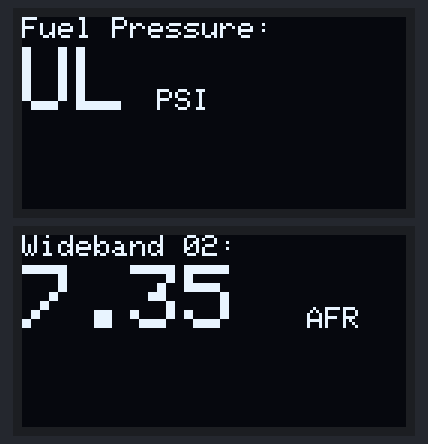
Recording of a sketch running on a simulated Arduino Uno, built with avr-gcc and run on an emulated ATmega328P. Parts: 2 × 128×64 one-colour display.

Above: at 0.2 s.
At 2.5 s:
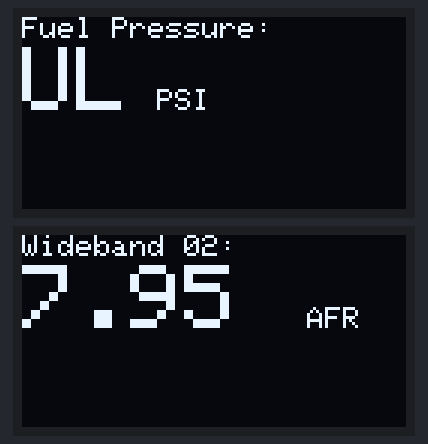
At 4.9 s:
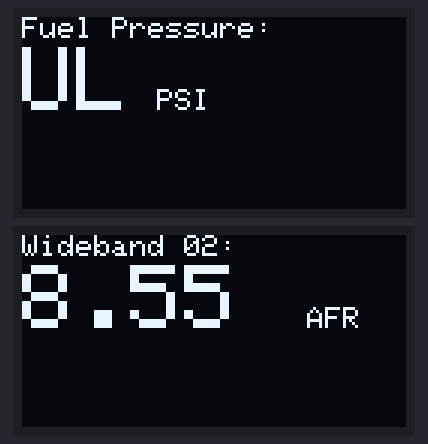
At 12.7 s:
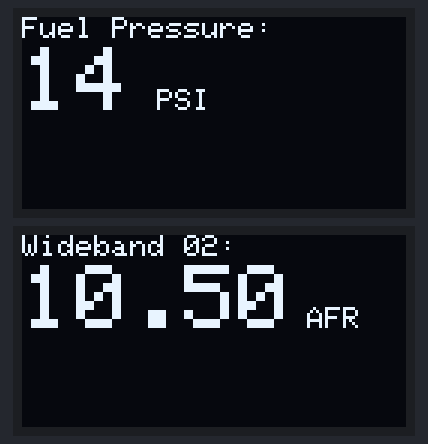
At 20.45 s:
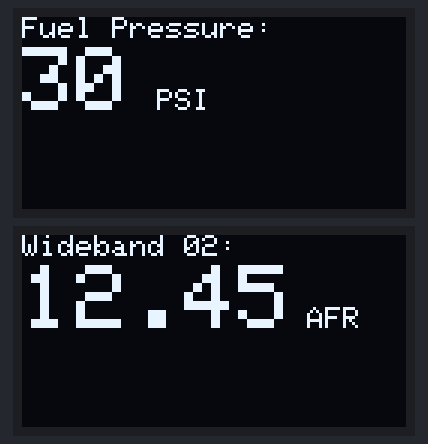
At 38.7 s:
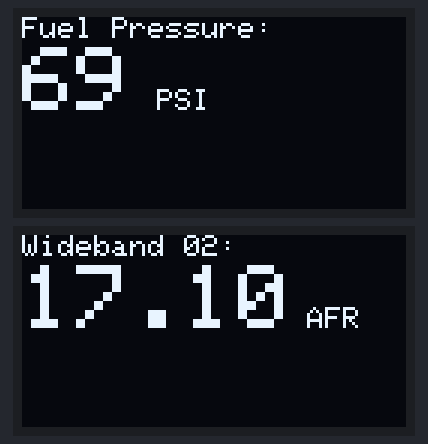

Measured:
- what the display in image 0 shows lasts 0.7 s, from 0.1 s to 0.8 s
- what the display in image 3 shows lasts 0.5 s, from 12.6 s to 13.1 s

The sketch:

dual_oled_gauge_display.ino
```cpp
#include <SPI.h>
#include <Wire.h>
#include <Adafruit_GFX.h>
#include <Adafruit_SSD1306.h>

#define OLED_RESET 4

Adafruit_SSD1306 display1(OLED_RESET);
Adafruit_SSD1306 display2(OLED_RESET);

const int fpVolts = A0;
int fpSignal = 0;
int fpOutput = 0;
int fpFinal = 0;
const int wbVolts = A1;
int wbSignal = 0;
int wbOutput = 0;
int wbFinal = 0;
int counter1;
const int sampleRate = 0; //in milliseconds


void setup() {
  display1.begin(SSD1306_SWITCHCAPVCC, 0x3C);
  display2.begin(SSD1306_SWITCHCAPVCC, 0x3D);

}


void display1Draw(){
  display1.clearDisplay();
  display1.setTextSize(1);
  display1.setTextColor(WHITE);
  display1.setCursor(0,0);
  display1.println("Fuel Pressure:");
  display1.setTextSize(1);
  display1.setCursor(45,24);
  display1.println("PSI");

}

void display2Draw(){

  display2.clearDisplay();
  display2.setTextSize(1);
  display2.setTextColor(WHITE);
  display2.setCursor(0,0);
  display2.println("Wideband 02:");
  display2.setTextSize(1);
  display2.setCursor(95,24);
  display2.println("AFR");
}


void fuelPress() {

  //fpSignal = analogRead(fpVolts); //Uncomment this to get out of the test version
   //test counter
  fpSignal = counter1;

  fpOutput = map(fpSignal, 0, 1023, 0, 5000);
  fpFinal = ((fpOutput - 500)/40);
  String Output;
  Output = fpFinal;

  if (fpFinal > 99) {
    display1.setTextSize(3);
    display1.setCursor(0,10);
    display1.println("OL");
  }

  else if (fpFinal < 0){
    display1.setTextSize(3);
    display1.setCursor(0,10);
    display1.println("UL");
  }

  else {
    display1.setTextSize(3);
    display1.setCursor(0,10);
    display1.println(Output);
  }
 }


void wbAFR() {

  //wbSignal = analogRead(wbVolts);  //Uncomment this to get out of the test version
   //test counter
  wbSignal = counter1;

  wbOutput = map(wbSignal, 0, 1023, 0, 5000);

  String wbFinalStr;
  String wholenumber = ("0"); // String for whole number output of our sensor value
  int wbcalc = (wbOutput/50*15+735); // Calculation to convert a 0-5V input to the sensor output and stay within a 16 bit integer
  String deci = ("0"); // String for decimal output
  String wbCalcStr = String(wbcalc); // Converts calculation to string to parse
   // Pulls the last 2 characters of the string for our decimal place data

  // checks the calculated sensor value so we can decide how far from the left we need to parse the string
  // could have also checked the length of the string for validation

  if (wbcalc > 999){
      wholenumber = wbCalcStr.substring(0,2);
      deci = wbCalcStr.substring(2,4);
  }
  else if (wbcalc < 999 || wbcalc > 99){
      wholenumber = wbCalcStr.substring(0,1);
      deci = wbCalcStr.substring(1,3);
  }
  else {
      wholenumber = ("X");
      deci = ("X");
  }

  wbFinalStr = (wholenumber + "." + deci);
  display2.setTextSize(3);
  display2.setCursor(0,10);
  display2.println(wbFinalStr);

}

void loop() {
  for (counter1 = 0; counter1 < 1023; counter1++) {
  // Fuel pressure gauge display code
  display1Draw();
  fuelPress();
  display1.display();
  // Wideband gauge display code
  display2Draw();
  wbAFR();
  display2.display();
  delay(sampleRate);

  }
}
```
